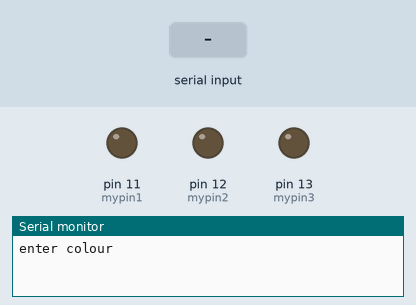
The sketch below on a simulated Arduino Uno, built with avr-gcc and run on an emulated ATmega328P. Shown: output pins drawn as LEDs (lit = HIGH), the last lines printed to the serial monitor. Inputs (shaded band) come from the test bench.

Above: at 1.2 s.
1.3 s: "red" received over Serial
At 3.5 s:
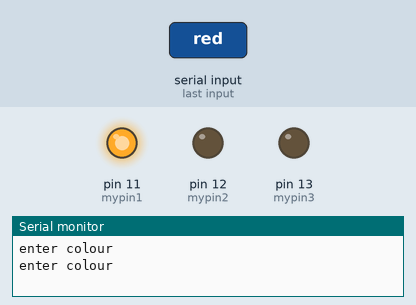
3.8 s: "yellow" received over Serial
At 5.7 s:
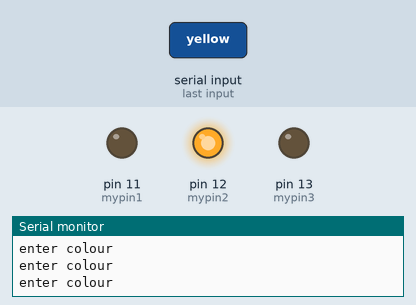
Timing chart, 0 to 7.2 s (numbered marks = the images above; inputs shaded):
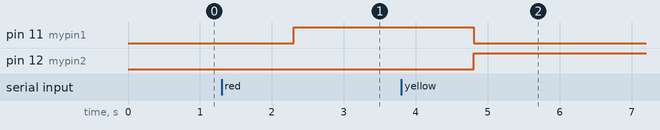

The sketch:

input_string.ino
```cpp
String mycolour;
int mypin2=12;
int mypin1=11;
int mypin3=13;
void setup() {
  // put your setup code here, to run once:
  pinMode(mypin1, OUTPUT);
  pinMode(mypin2, OUTPUT);
  pinMode(mypin3, OUTPUT);
  Serial.begin(9600);
}

void loop() {
  // put your main code here, to run repeatedly:
  Serial.println("enter colour");
  while(Serial.available()==0)
  {

  }
  mycolour=Serial.readString();//Seral.parseInt() INPUTS INTEGERS
  if(mycolour=="red")
  {
    digitalWrite(mypin1,HIGH);
    digitalWrite(mypin2,LOW);
    digitalWrite(mypin3,LOW);
  }
  else   if(mycolour=="yellow")
  {
    digitalWrite(mypin2,HIGH);
    digitalWrite(mypin1,LOW);
    digitalWrite(mypin3,LOW);
  }
   else if(mycolour=="red")
  {
    digitalWrite(mypin3,HIGH);
    digitalWrite(mypin2,LOW);
    digitalWrite(mypin1,LOW);
  }

}
```

Measured:
- after the input at 1.3 s, pin 11 (mypin1): LOW → HIGH after 1.0 s
- after the input at 3.8 s, pin 11 (mypin1): HIGH → LOW after 1.0 s; pin 12 (mypin2): LOW → HIGH after 1.0 s
